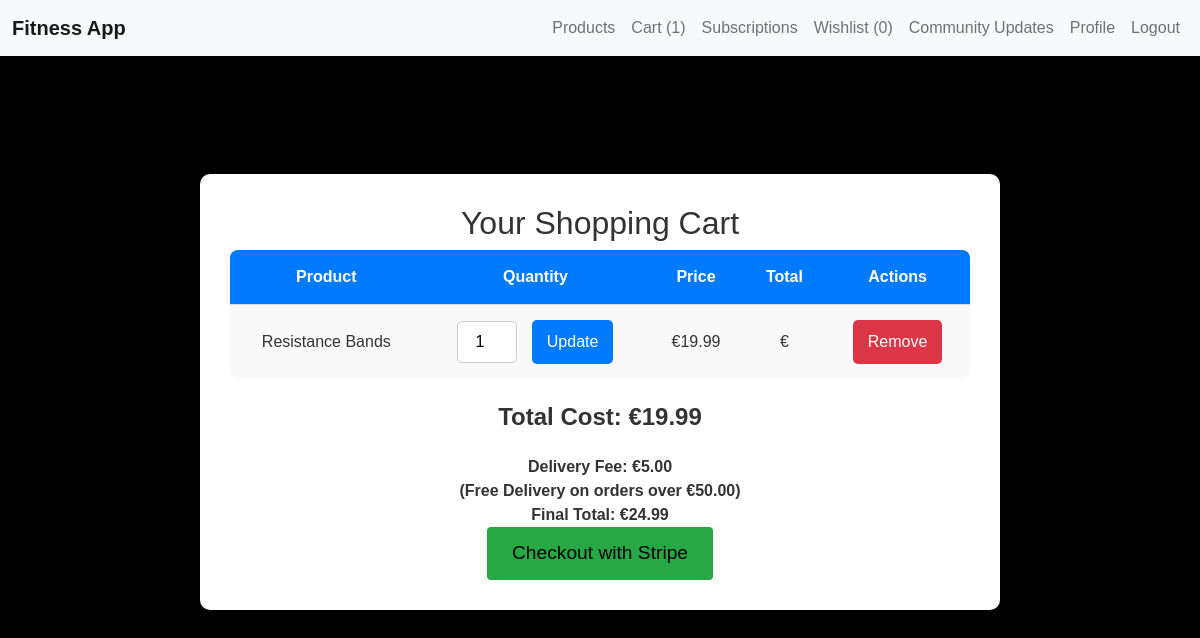
The page /cart/ (signed in) on the database as committed earlier.
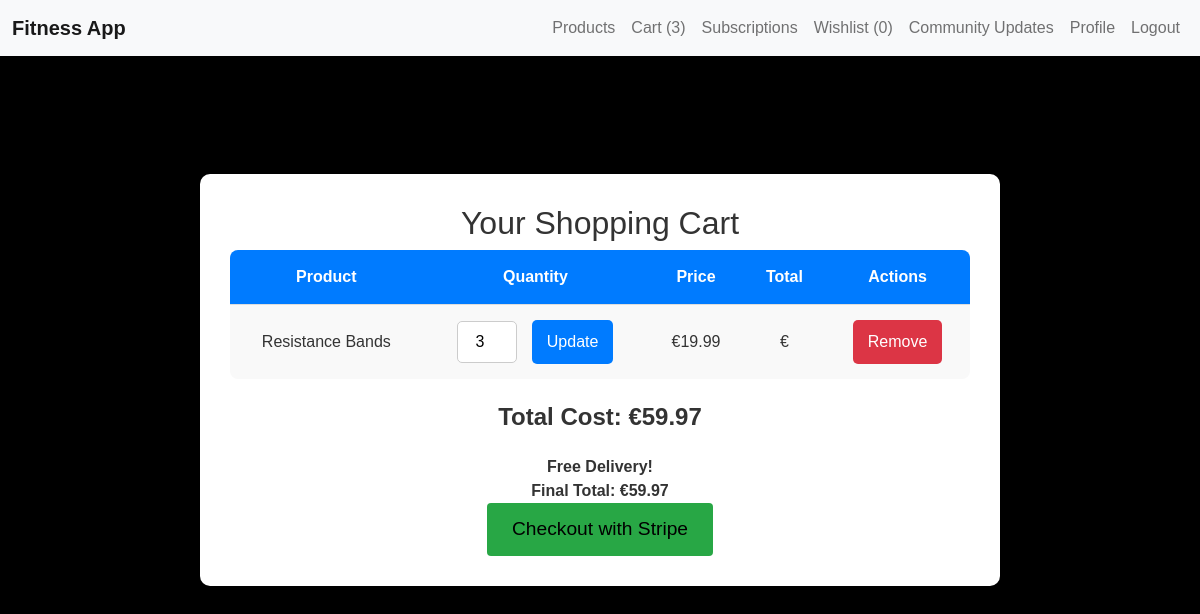
The same page on the database as committed later.
### cart/models.py (models this page shows, shortened)
class CartItem(models.Model):
    cart = models.ForeignKey(
        Cart, related_name="items", on_delete=models.CASCADE
    )
    product = models.ForeignKey(Product, on_delete=models.CASCADE)
    quantity = models.PositiveIntegerField(default=1)

### fitness/models.py (models this page shows, shortened)
class Product(models.Model):
    name = models.CharField(max_length=255)
    description = models.TextField()
    price = models.DecimalField(max_digits=10, decimal_places=2)
    image = models.ImageField(upload_to='products/')
    stock_quantity = models.IntegerField()
    created_at = models.DateTimeField(auto_now_add=True)
    is_spotlight = models.BooleanField(default=False)

### cart/views.py (the view, shortened to what this page needs)
# urls.py: path("", view_cart, name="view_cart"),
@login_required
def view_cart(request):
    if request.user.is_authenticated:
        cart, created = Cart.objects.get_or_create(user=request.user)
        cart_items = cart.items.all()
        total_cost = cart.get_total_cost()
        if total_cost >= Decimal("50.00"):
            delivery_fee = Decimal("0.00")
        else:
            delivery_fee = Decimal("5.00")
        final_total = total_cost + delivery_fee
        return render(
            request,
            "cart/cart.html",
            {
                "cart_items": cart_items,
                "total_cost": total_cost,
                "delivery_fee": delivery_fee,
                "final_total": final_total,
            },
        )
    else:
        return redirect("login")

### cart/models.py (called while the page is built)
    def get_total_cost(self):
        return sum(
            item.product.price * item.quantity
            for item in self.items.all()
        )

    def get_total_items(self):
        return sum(item.quantity for item in self.items.all())

### fitness/context_processors.py (called while the page is built)
def cart_count(request):
    count = 0
    if request.user.is_authenticated:
        try:
            cart = Cart.objects.get(user=request.user)
            count = cart.get_total_items()
        except Cart.DoesNotExist:
            count = 0
    return {'cart_count': count}

def wishlist_count(request):
    if request.user.is_authenticated:
        wishlist, created = Wishlist.objects.get_or_create(user=request.user)
        count = wishlist.items.count()
    else:
        count = 0
    return {'wishlist_count': count}

### cart/templates/cart/cart.html (shortened to what this page needs)
{% extends "base.html" %}
{% block content %}
<div class="cart-container">
    <h2>Your Shopping Cart</h2>
    {% if cart_items %}
        <table class="cart-table">
            <thead>
                <tr>
                    <th>Product</th>
                    <th>Quantity</th>
                    <th>Price</th>
                    <th>Total</th>
                    <th>Actions</th>
                </tr>
            </thead>
            <tbody>
                {% for item in cart_items %}
                <tr>
                    <td>{{ item.product.name }}</td>
                    <td class="quantity-column">
                        <form method="POST" action="{% url 'cart:update_cart_item' item.id %}">
                            <input type="number" name="quantity" class="quantity-input" value="{{ item.quantity }}" min="1">
                            <button type="submit" class="button update">Update</button>
                        </form>
                    </td>
                    <td>€{{ item.product.price }}</td>
                    <td>€{{ item.total_price }}</td>
                    <td>
                        <form method="POST" action="{% url 'cart:remove_from_cart' item.id %}">
                            <button type="submit" class="button remove">Remove</button>
                        </form>
                    </td>
                </tr>
                {% endfor %}
            </tbody>
        </table>
        <div class="total-cost">
            <strong>Total Cost: €{{ total_cost }}</strong>
        </div>
        {% if total_cost >= 50 %}
            <div class="free-delivery">
                <strong>Free Delivery!</strong>
            </div>
        {% else %}
            <div class="delivery-fee">
                <strong>Delivery Fee: €{{ delivery_fee }} <br> (Free Delivery on orders over €50.00) <br> </strong>
            </div>
        {% endif %}
        <div class="final-total">
            <strong>Final Total: €{{ final_total }}</strong>
        </div>
        <a href="{% url 'cart:checkout' %}" class="btn btn-primary stripe-button">Checkout with Stripe</a>
    {% else %}
        <p class="cart_status">Your cart is currently empty. Please add some items to your cart.</p>
        <a href="{% url 'product_list' %}" class="btn btn-primary">Browse Products</a>
    {% endif %}
</div>
{% endblock %}

Rows that differ between the two databases and show on the page:
changed CartItem "Resistance Bands": quantity "1" → "3"
Other text that changed with them:
{{ cart_count }}: "1" → "3"
{{ total_cost }}: "19.99" → "59.97"
{{ final_total }}: "24.99" → "59.97"
{{ delivery_fee }}: "5.00" → (not shown)
text no longer shown: "Delivery Fee: € (Free Delivery on orders over €50.00)"
text now shown: "Free Delivery!"
